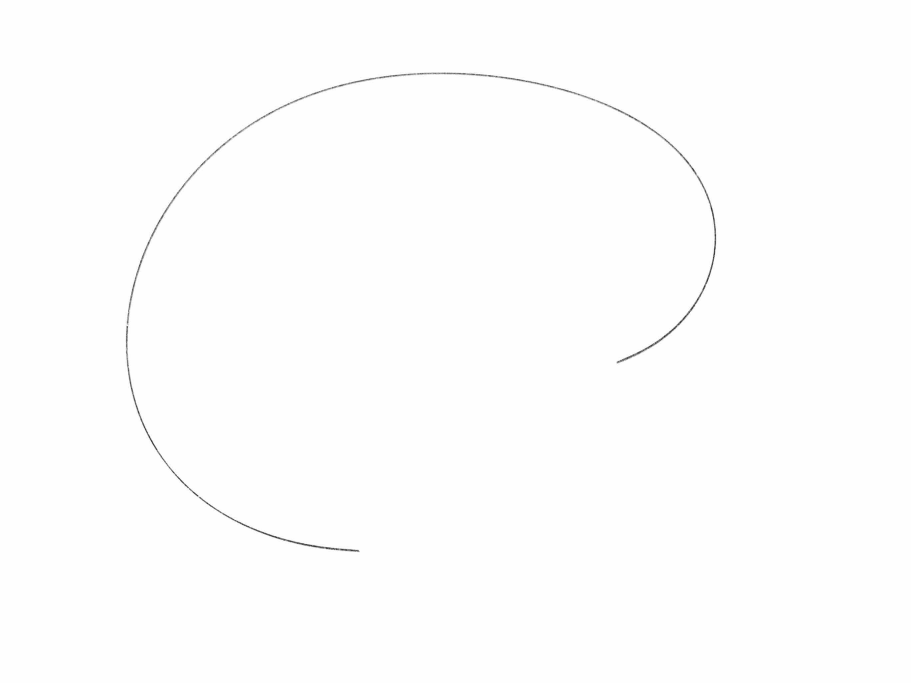
#> input picture 创新思维与实践/images/line.jpg, 2732 x 2048 px, found by its file name (shown at 1/3 size)
$ python line_segment.py
#> lines starting #> are read from the running program, lines starting #| are printed output that depends on the picture; after the words box and inside, x2 and y2 are one past the last pixel; in counts of white or black regions, pixels touching at a corner belong together; long printed decimals are rounded
# %%
import cv2
import numpy as np
import matplotlib.pyplot as plt
import pandas as pd
from collections import deque

# %%
def get_image(image_path: str) -> np.ndarray:
    image = cv2.imread(image_path)
#> image is the input picture: shape (2048, 2732, 3); min 1, max 255, mean 253.5
    image = cv2.cvtColor(image, cv2.COLOR_BGR2RGB)
    image = cv2.resize(image, (640, 480))
#> image: shape (480, 640, 3)
    image = cv2.GaussianBlur(image, (5, 5), 0)
    return image


def get_gray(image: np.ndarray) -> np.ndarray:
    gray = cv2.cvtColor(image, cv2.COLOR_RGB2GRAY)
    return gray


def get_skeleton(gray: np.ndarray) -> np.ndarray:
    # Convert to binary image using a fixed threshold
    _, binary = cv2.threshold(gray, 180, 255, cv2.THRESH_BINARY_INV)
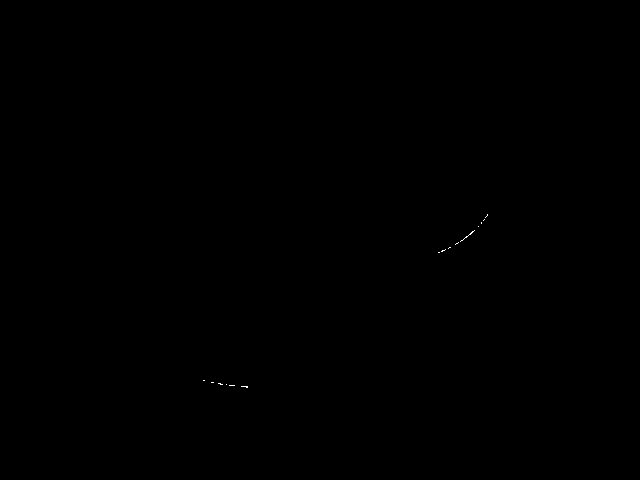
#> binary: shape (480, 640); 0.02% white in thin lines or dots, all inside (x1, y1, x2, y2) = (203, 214, 488, 388)

    # _, binary = cv2.adaptiveThreshold(gray, 255, cv2.ADAPTIVE_THRESH_GAUSSIAN_C, cv2.THRESH_BINARY_INV, 11, 2)

    # Check if the binary image is completely empty
    if cv2.countNonZero(binary) == 0:
        print('Binary image is empty')
    if cv2.countNonZero(binary) == 0:
        print('二值图像全空')

    # 细化图像，找到骨架
    skeleton = cv2.ximgproc.thinning(binary, thinningType=cv2.ximgproc.THINNING_ZHANGSUEN)
#> skeleton: shape (480, 640); 0.02% white in thin lines or dots, all inside (x1, y1, x2, y2) = (203, 214, 488, 387)
    return skeleton

def skeleton_endpoints(skel: np.ndarray) -> np.ndarray:
    """
    Finds the endpoints in a skeleton image.

    Parameters:
    skel (ndarray): The input skeleton image.

    Returns:
    ndarray: An array containing the coordinates of the endpoints.
    """
    # Rest of the code...
    # Make our input nice, possibly necessary.
    skel = skel.copy()
    skel[skel!=0] = 1
    skel = np.uint8(skel)

    # Apply the convolution.
    kernel = np.uint8([[1,  1, 1],
                       [1, 10, 1],
                       [1,  1, 1]])
    src_depth = -1
    filtered = cv2.filter2D(skel,src_depth,kernel)

    # Look through to find the value of 11.
    # This returns a mask of the endpoints, but if you
    # just want the coordinates, you could simply
    # return np.where(filtered==11)
    out = np.zeros_like(skel)
    out[np.where(filtered==11)] = 1
    out = np.argwhere(out > 0)
    return out

# BFS 寻找路径函数
def bfs(skeleton: np.ndarray, start: tuple, end: tuple) -> list:
    """
    Perform breadth-first search (BFS) algorithm to find the shortest path from the start point to the end point in a skeleton.
    Parameters:
    - skeleton (numpy.ndarray): The skeleton image represented as a 2D numpy array.
    - start (tuple): The starting point coordinates (x, y) in the skeleton.
    - end (tuple): The ending point coordinates (x, y) in the skeleton.
    Returns:
    - list: The shortest path from the start point to the end point as a list of coordinates [(x1, y1), (x2, y2), ...].
           If no path is found, an empty list is returned.
    """
    # 定义 8 邻域
    directions = [(-1, 0), (1, 0), (0, -1), (0, 1), (-1, -1), (-1, 1), (1, -1), (1, 1)]

    # 队列初始化，存储当前位置和路径
    queue = deque([(start, [start])])

    # 访问过的节点
    visited = np.zeros(skeleton.shape, dtype=np.uint8)
    visited[start] = 1

    while queue:
        (x, y), path = queue.popleft()

        # 如果找到目标端点，返回路径
        if (x, y) == end:
            return path

        # 遍历 8 邻域
        for dx, dy in directions:
            nx, ny = x + dx, y + dy
            # 确保新位置在图像范围内并且是骨架的一部分且未访问
            if 0 <= nx < skeleton.shape[0] and 0 <= ny < skeleton.shape[1] and skeleton[nx, ny] == 255 and not visited[nx, ny]:
                visited[nx, ny] = 1
                queue.append(((nx, ny), path + [(nx, ny)]))  # 将路径延展

    # 如果无法到达，返回空路径
    return []


def get_path_derivative(path: list, step: int = 10) -> dict:
    """
    Calculate the derivative of a path represented as a list of coordinates [(x1, y1), (x2, y2), ...].

    Parameters:
    - path (list): The input path as a list of coordinates [(x1, y1), (x2, y2), ...].
    - step (int): The step size for calculating the derivative (default: 10).

    Returns:
    - dict: A dictionary where the keys are points from the path and the values are the calculated derivatives.
    """
    # 提前检查路径点的数量是否足够进行拟合
    if 2 * len(path) < 3:
        raise ValueError("The path is too short for quadratic fitting (requires at least 3 points).")

    derivatives = {}

    for i in range(step, len(path), step):
        # 处理边界问题，确保不会超出路径范围
        start_idx = max(0, i - step)
        end_idx = min(len(path), i + step)

        # 提取邻近点
        x = np.array([p[0] for p in path[start_idx:end_idx]])
        y = np.array([p[1] for p in path[start_idx:end_idx]])

        # 使用二次多项式拟合
        z = np.polyfit(x, y, 2)  # z[1] 是一次项的系数，即斜率

        # 对拟合的多项式求导：f'(x) = 2 * z[0] * x + z[1]
        current_x = path[i][0]
        slope = 2 * z[0] * current_x + z[1]

        # 存储当前点的斜率
        derivatives[path[i]] = slope

    return derivatives


# %%
image = get_image('/Users/luozhufeng/Desktop/Python-for-UESTC-ME-Major/创新思维与实践/images/line.jpg')
# image = get_image('../images/bold_curve.png')
# image = get_image('../images/branch.jpg')
# image = get_image("../images/captures/frame0.png")

# %%
plt.figure(figsize=(5,5))
plt.imshow(image)
# plt.axis('off')
plt.show()


# %%
# 找到黑色线条
gray = get_gray(image)
skeleton = get_skeleton(gray)

# %%
gray = get_gray(image)
# 弱化纹理
gray = cv2.GaussianBlur(gray, (5, 5), 3)
gray = cv2.GaussianBlur(gray, (7, 7), 0)
gray = cv2.GaussianBlur(gray, (9, 9), 0)
gray = cv2.GaussianBlur(gray, (5, 5), 0)
gray = cv2.GaussianBlur(gray, (5, 5), 0)


# 直方图均衡化】
gray = cv2.equalizeHist(gray)
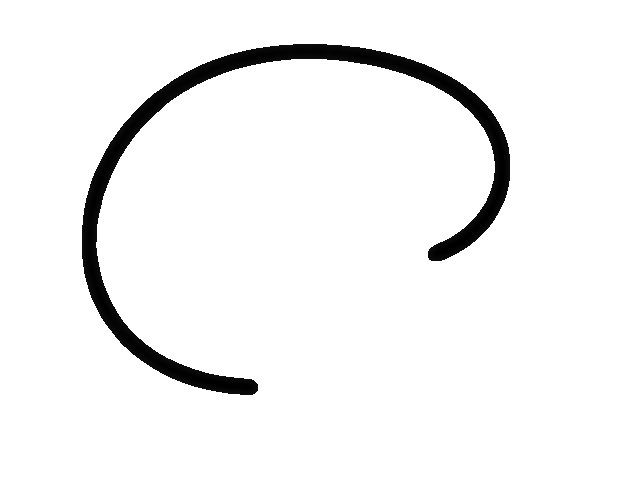
#> gray: shape (480, 640); min 0, max 255, mean 242.8
gray = cv2.GaussianBlur(gray, (5, 5), 0)
# 弱化纹理
gray = cv2.GaussianBlur(gray, (5, 5), 3)
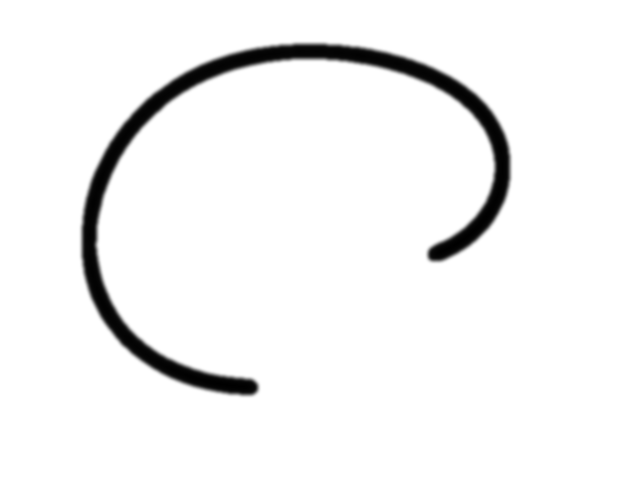
#> gray: shape (480, 640); min 0, max 255, mean 242.8
# gray = cv2.GaussianBlur(gray, (5, 5), 0)


# %%
skeleton = get_skeleton(gray)
#> in get_skeleton (call 2), `_, binary = cv2.threshold(gray, 180, 255, cv2.THRESH_BINARY_INV)`:
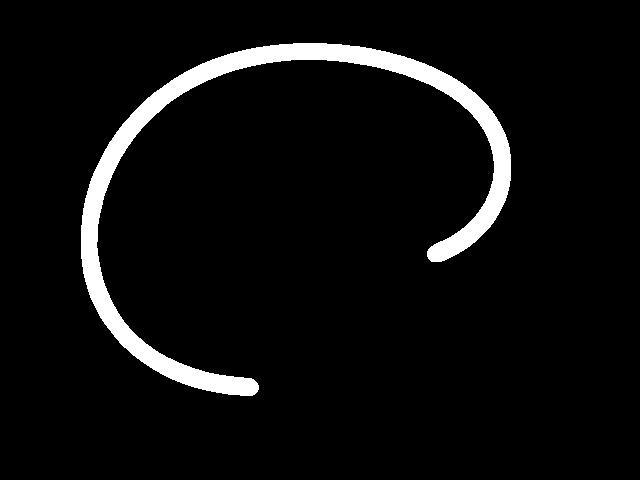
#> binary: shape (480, 640); 5.5% white; 1 white region, box (x1, y1, x2, y2) and area: (81, 43, 511, 396) 16790
#> in get_skeleton (call 2), `skeleton = cv2.ximgproc.thinning(binary, thinningType=cv2.ximgproc.THI..`:
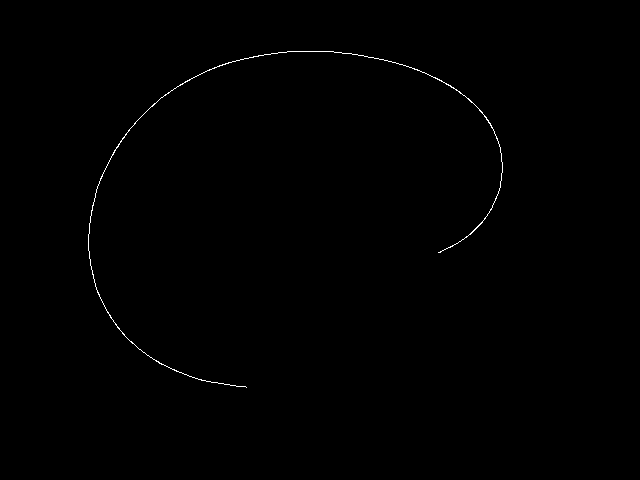
#> skeleton: shape (480, 640); 0.31% white in thin lines or dots, all inside (x1, y1, x2, y2) = (88, 51, 503, 388)

# %%
plt.figure(figsize=(5,5))
plt.imshow(skeleton, cmap='gray')
# plt.axis('off')
plt.show()


# %%
skeleton_points = np.argwhere(skeleton == 255)
#> skeleton_points = 940 pairs, first value 51 to 387, second value 88 to 502


# %%
end_points = skeleton_endpoints(skeleton)
#> in skeleton_endpoints, `skel[skel!=0] = 1`:
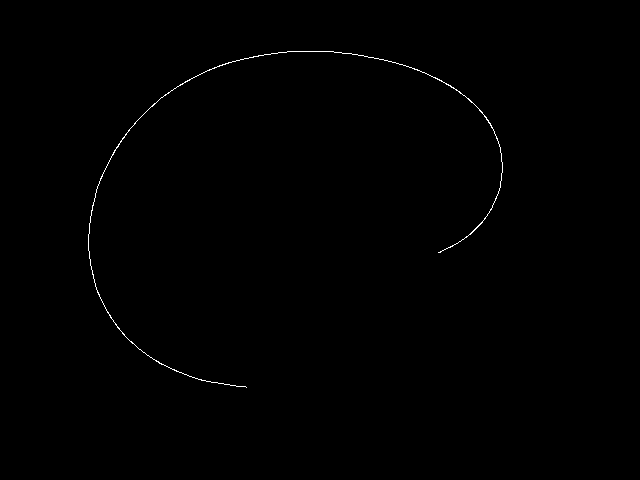
#> skel: shape (480, 640); values 0 (black) and 1 (white), 0.31% white in thin lines or dots, all inside (x1, y1, x2, y2) = (88, 51, 503, 388)
#> end_points = [[252, 438], [387, 246]]


# %%
# end_point = np.argwhere(end_points == 1)
print(end_points)
#| [[252 438]
#|  [387 246]]

# %%
for point in end_points:
    cv2.circle(image, tuple(point[::-1]), 3, (255, 0, 0), -1)
#> this loop made 2 passes
#> image: shape (480, 640, 3); mean R, G, B 253.5, 253.5, 253.5


plt.figure(figsize=(5,5))
plt.imshow(image)
plt.show()

# %%
path = bfs(skeleton, tuple(end_points[0]), tuple(end_points[1]))
#> the loop in bfs, `while queue:` made 940 passes
#> (x, y) on passes 1, 7, 8: (252, 438), (250, 443), (249, 444)
#> path = 836 pairs, first value 51 to 387, second value 88 to 502
print(len(path))
#| 836

# [10 lines of commented-out code are left out]
dirivative = get_path_derivative(path, step=50)
#> the loop in get_path_derivative, `for i in range(step, len(path), step):` made 16 passes
#> (i, start_idx, end_idx, z, current_x, slope) on passes 1 to 12: (50, 0, 100, [-0.0109, 3.88, 156], 215, -0.803), (100, 50, 150, [-0.00646, 2.15, 322.2], 165, 0.0226), (150, 100, 200, [-0.0106, 3.28, 246.1], 115, 0.852), (200, 150, 250, [-0.0238, 5.84, 124], 78, 2.14), (250, 200, 300, [-0.106, 17.27, -270.2], 60, 4.56), (300, 250, 350, [-1.11, 130.1, -3446.8], 52, 15.09), (350, 300, 400, [1.01, -119.7, 3782.5], 52, -14.51), (400, 350, 450, [0.0923, -15.31, 825.1], 61, -4.05), (450, 400, 500, [0.0169, -4.61, 448.6], 81, -1.87), (500, 450, 550, [0.00627, -2.46, 341.8], 122, -0.926), (550, 500, 600, [0.00372, -1.73, 290.8], 172, -0.451), (600, 550, 650, [0.00318, -1.53, 271.7], 222, -0.116)
#> after the loop in get_path_derivative, `for i in range(step, len(path), step):`: derivatives = 16 items
#> dirivative = 16 items

for k, v in dirivative.items():
    print(k, v)
#> this loop made 16 passes
#> (k, v) on passes 1 to 12: ((215, 487), -0.803), ((165, 502), 0.0226), ((115, 484), 0.852), ((78, 435), 2.14), ((60, 385), 4.56), ((52, 335), 15.09), ((52, 285), -14.51), ((61, 235), -4.05), ((81, 185), -1.87), ((122, 135), -0.926), ((172, 103), -0.451), ((222, 90), -0.116)
#| (215, 487) -0.8032
#| (165, 502) 0.02259
#| (115, 484) 0.8523
#| (78, 435) 2.135
#| (60, 385) 4.557
#| (52, 335) 15.089
#| (52, 285) -14.508
#| (61, 235) -4.049
#> (further printed lines are left out)

# %%
# plot the derivative
for point, deriv in dirivative.items():
    deriv = np.arctan(deriv)
    angle = np.degrees(deriv)
    angle += 90
    cv2.putText(image, f'{round(angle, 2)}', (point[1],point[0]), cv2.FONT_HERSHEY_SIMPLEX, 0.5, (255, 0, 0), 1, cv2.LINE_AA)
    cv2.circle(image, (point[1],point[0]), 2, (0, 255, 0), -1)
#> this loop made 16 passes
#> (point, deriv, angle) on passes 1 to 12: ((215, 487), -0.677, 51.23), ((165, 502), 0.0226, 91.29), ((115, 484), 0.706, 130.4), ((78, 435), 1.13, 154.9), ((60, 385), 1.35, 167.6), ((52, 335), 1.5, 176.2), ((52, 285), -1.5, 3.94), ((61, 235), -1.33, 13.87), ((81, 185), -1.08, 28.13), ((122, 135), -0.747, 47.19), ((172, 103), -0.424, 65.72), ((222, 90), -0.116, 83.37)
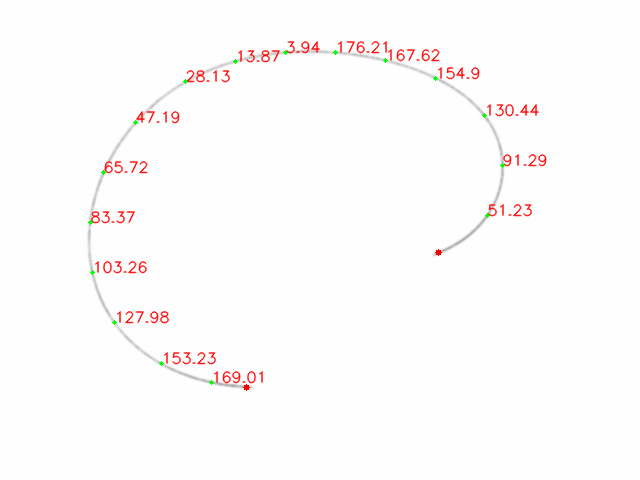
#> image: shape (480, 640, 3); mean R, G, B 253.4, 251.7, 251.5

plt.figure(figsize=(5,5))
plt.imshow(image)
plt.show()

# %%

$ run again, with 创新思维与实践/images/bold_curve.png saved as 创新思维与实践/images/line.jpg
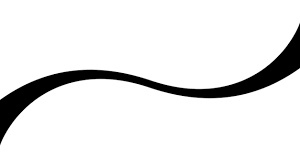
#> input picture 创新思维与实践/images/bold_curve.png, 300 x 168 px, found by its file name
#> in get_image, image is the input picture: shape (168, 300, 3); min 0, max 255, mean 232.3
#> binary: shape (480, 640); 9.4% white; 1 white region, box (x1, y1, x2, y2) and area: (0, 67, 640, 413) 28782
#> skeleton: shape (480, 640); 0.32% white in thin lines or dots, all inside (x1, y1, x2, y2) = (0, 67, 640, 413)
#> binary: shape (480, 640); 15.7% white; 1 white region, box (x1, y1, x2, y2) and area: (0, 48, 640, 434) 48364
#> skeleton: shape (480, 640); 0.47% white in thin lines or dots, all inside (x1, y1, x2, y2) = (0, 52, 640, 434)
#> skeleton_points = 1449 pairs, first value 52 to 433, second value 0 to 639
#> in skeleton_endpoints, `skel[skel!=0] = 1`:
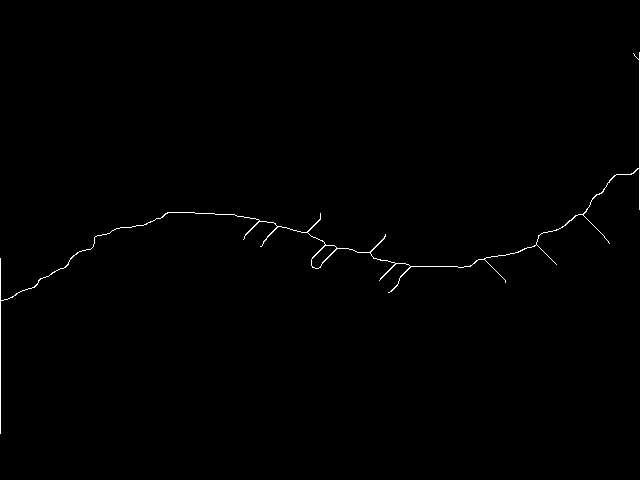
#> skel: shape (480, 640); values 0 (black) and 1 (white), 0.47% white in thin lines or dots, all inside (x1, y1, x2, y2) = (0, 52, 640, 434)
#> end_points = 14 rows, first 8: [52, 639], [53, 633], [209, 639], [213, 320], [234, 385], [239, 243], [243, 609], [246, 260]
#| [[ 52 639]
#|  [ 53 633]
#|  [209 639]
#|  [213 320]
#|  [234 385]
#|  [239 243]
#> (further printed lines are left out)
#> the loop `for point in end_points:` made 14 passes
#> after the loop `for point in end_points:`:
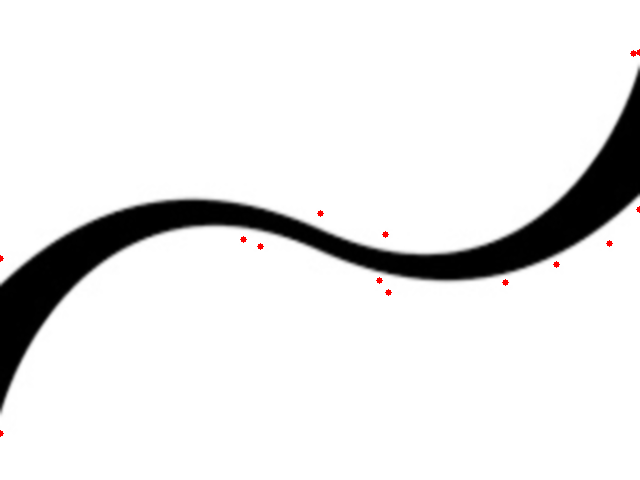
#> image: shape (480, 640, 3); mean R, G, B 232.3, 232, 232
#> the loop in bfs, `while queue:` made 21 passes
#> (x, y) on passes 1, 6, 7, 8, 9, 10, 11, 12: (52, 639), (57, 639), (58, 639), (59, 639), (59, 638), (60, 639), (58, 637), (61, 639)
#> `path = bfs(skeleton, tuple(end_points[0]), tuple(end_points[1]))`: path = [(52, 639), (53, 639), (54, 639), (55, 639), (56, 639), (57, 639), (58, 639), (59, 638), (58, 637), (57, 636), (56, 635), (55, 634), (54, 634), (53, 633)]
#| 14
#> after the loop in get_path_derivative, `for i in range(step, len(path), step):`: derivatives = 0 items
